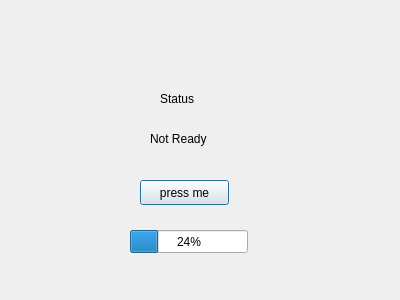
<?xml version="1.0" encoding="UTF-8"?>
<ui version="4.0">
 <class>Dialog</class>
 <widget class="QDialog" name="Dialog">
  <property name="geometry">
   <rect>
    <x>0</x>
    <y>0</y>
    <width>400</width>
    <height>300</height>
   </rect>
  </property>
  <property name="windowTitle">
   <string>Dialog</string>
  </property>
  <widget class="QPushButton" name="pushButton">
   <property name="geometry">
    <rect>
     <x>140</x>
     <y>180</y>
     <width>89</width>
     <height>25</height>
    </rect>
   </property>
   <property name="text">
    <string>press me</string>
   </property>
  </widget>
  <widget class="QLabel" name="label">
   <property name="geometry">
    <rect>
     <x>160</x>
     <y>90</y>
     <width>51</width>
     <height>17</height>
    </rect>
   </property>
   <property name="text">
    <string>Status</string>
   </property>
  </widget>
  <widget class="QLabel" name="label_2">
   <property name="geometry">
    <rect>
     <x>150</x>
     <y>130</y>
     <width>71</width>
     <height>17</height>
    </rect>
   </property>
   <property name="text">
    <string>Not Ready</string>
   </property>
  </widget>
  <widget class="QProgressBar" name="progressBar">
   <property name="geometry">
    <rect>
     <x>130</x>
     <y>230</y>
     <width>118</width>
     <height>23</height>
    </rect>
   </property>
   <property name="value">
    <number>24</number>
   </property>
  </widget>
 </widget>
 <resources/>
 <connections/>
</ui>
